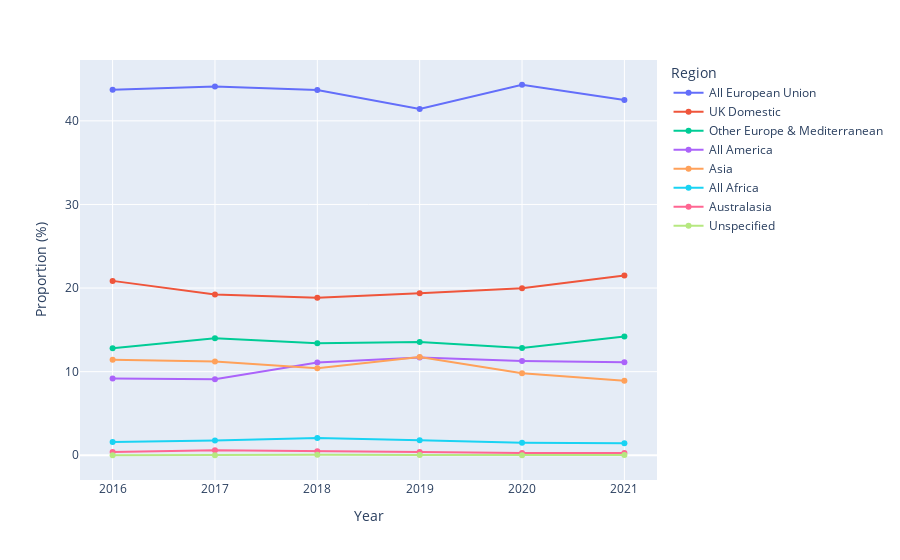

Source (notebook cell):
### Markdown cell above
From the left chart chart it can be seen that UK's biggest trade is from EU.

The right chart shows that the biggest cargo type traded in the UK is Liquid Bulk followed by Ro-Ro. 
- Liquid bulk is any cargoes in liquid usually carried by a tanker vessels. There are many cargoes classified as liquid bulk, such as chemical, petroleum, and liqufied gas.
- Ro-Ro or Roll On/Roll off is type of cargo which have wheels so they usually do not need heavy equipment to be loaded or unloaded to/from the vessels. Some cargoes classified as Ro-Ro are cars, construction equipment, or trucks

### Code cell
#Data Filter
df_region['Proportion (%)'] = 100 * df_region['Tonnage (thousands)'] / df_region.groupby('Year')['Tonnage (thousands)'].transform('sum')
df_region = df_region.sort_values(['Year', 'Tonnage (thousands)'], ascending=False)

#Plot
#data_EU = df_region.loc[df_region['Region'] == 'All European Union']
#data_AF = df_region.loc[df_region['Region'] == 'All Africa']
#data_AM = df_region.loc[df_region['Region'] == 'All America']
#data_AS = df_region.loc[df_region['Region'] == 'Asia']
#data_ME = df_region.loc[df_region['Region'] == 'Other Europe & Mediterranean']
#data_UK = df_region.loc[df_region['Region'] == 'UK Domestic']

fig = px.line(df_region, x='Region', y='Proportion (%)', color='Region')
#fig = go.Figure()
#fig.add_bar(x=data_EU['Year'] ,y=data_EU['Proportion (%)'], name='EU')
#fig.add_bar(x=data_EU['Year'] ,y=data_AF['Proportion (%)'], name='All Africa')
#fig.add_bar(x=data_EU['Year'] ,y=data_AM['Proportion (%)'], name='All Amercia')
#fig.add_bar(x=data_EU['Year'] ,y=data_AS['Proportion (%)'], name='All Asia')
#fig.add_bar(x=data_EU['Year'] ,y=data_EU['Proportion (%)'], name='EU')
#fig.update_layout(barmode="relative")
fig.show()

### Figure 1 — Plotly figure (JSON) as saved in the notebook; plotly's stock layout.template omitted (floating-point values rounded to 4 significant figures)
{"data": [{"hovertemplate": "Region=All European Union<br>Year=%{x}<br>Proportion (%)=%{y}<extra></extra>", "legendgroup": "All European Union", "line": {"color": "#636efa", "dash": "solid"}, "marker": {"symbol": "circle"}, "mode": "markers+lines", "name": "All European Union", "orientation": "v", "showlegend": true, "type": "scatter", "x": [2021, 2020, 2019, 2018, 2017, 2016], "xaxis": "x", "y": [42.49, 44.32, 41.41, 43.68, 44.12, 43.73], "yaxis": "y"}, {"hovertemplate": "Region=UK Domestic<br>Year=%{x}<br>Proportion (%)=%{y}<extra></extra>", "legendgroup": "UK Domestic", "line": {"color": "#EF553B", "dash": "solid"}, "marker": {"symbol": "circle"}, "mode": "markers+lines", "name": "UK Domestic", "orientation": "v", "showlegend": true, "type": "scatter", "x": [2021, 2020, 2019, 2018, 2017, 2016], "xaxis": "x", "y": [21.5, 19.98, 19.37, 18.83, 19.23, 20.86], "yaxis": "y"}, {"hovertemplate": "Region=Other Europe & Mediterranean<br>Year=%{x}<br>Proportion (%)=%{y}<extra></extra>", "legendgroup": "Other Europe & Mediterranean", "line": {"color": "#00cc96", "dash": "solid"}, "marker": {"symbol": "circle"}, "mode": "markers+lines", "name": "Other Europe & Mediterranean", "orientation": "v", "showlegend": true, "type": "scatter", "x": [2021, 2020, 2019, 2018, 2017, 2016], "xaxis": "x", "y": [14.2, 12.83, 13.55, 13.39, 13.99, 12.81], "yaxis": "y"}, {"hovertemplate": "Region=All America<br>Year=%{x}<br>Proportion (%)=%{y}<extra></extra>", "legendgroup": "All America", "line": {"color": "#ab63fa", "dash": "solid"}, "marker": {"symbol": "circle"}, "mode": "markers+lines", "name": "All America", "orientation": "v", "showlegend": true, "type": "scatter", "x": [2021, 2020, 2019, 2018, 2017, 2016], "xaxis": "x", "y": [11.13, 11.28, 11.69, 11.08, 9.085, 9.18], "yaxis": "y"}, {"hovertemplate": "Region=Asia<br>Year=%{x}<br>Proportion (%)=%{y}<extra></extra>", "legendgroup": "Asia", "line": {"color": "#FFA15A", "dash": "solid"}, "marker": {"symbol": "circle"}, "mode": "markers+lines", "name": "Asia", "orientation": "v", "showlegend": true, "type": "scatter", "x": [2021, 2020, 2019, 2018, 2017, 2016], "xaxis": "x", "y": [8.928, 9.816, 11.77, 10.41, 11.2, 11.43], "yaxis": "y"}, {"hovertemplate": "Region=All Africa<br>Year=%{x}<br>Proportion (%)=%{y}<extra></extra>", "legendgroup": "All Africa", "line": {"color": "#19d3f3", "dash": "solid"}, "marker": {"symbol": "circle"}, "mode": "markers+lines", "name": "All Africa", "orientation": "v", "showlegend": true, "type": "scatter", "x": [2021, 2020, 2019, 2018, 2017, 2016], "xaxis": "x", "y": [1.429, 1.504, 1.803, 2.06, 1.765, 1.583], "yaxis": "y"}, {"hovertemplate": "Region=Australasia<br>Year=%{x}<br>Proportion (%)=%{y}<extra></extra>", "legendgroup": "Australasia", "line": {"color": "#FF6692", "dash": "solid"}, "marker": {"symbol": "circle"}, "mode": "markers+lines", "name": "Australasia", "orientation": "v", "showlegend": true, "type": "scatter", "x": [2021, 2020, 2019, 2018, 2017, 2016], "xaxis": "x", "y": [0.2839, 0.2643, 0.3782, 0.4921, 0.6036, 0.3973], "yaxis": "y"}, {"hovertemplate": "Region=Unspecified<br>Year=%{x}<br>Proportion (%)=%{y}<extra></extra>", "legendgroup": "Unspecified", "line": {"color": "#B6E880", "dash": "solid"}, "marker": {"symbol": "circle"}, "mode": "markers+lines", "name": "Unspecified", "orientation": "v", "showlegend": true, "type": "scatter", "x": [2021, 2020, 2019, 2018, 2017, 2016], "xaxis": "x", "y": [0.03929, 0.00373, 0.03434, 0.05551, 0.004037, 0.01058], "yaxis": "y"}], "layout": {"legend": {"title": {"text": "Region"}, "tracegroupgap": 0}, "margin": {"t": 60}, "xaxis": {"anchor": "y", "domain": [0, 1], "title": {"text": "Year"}}, "yaxis": {"anchor": "x", "domain": [0, 1], "title": {"text": "Proportion (%)"}}}}
